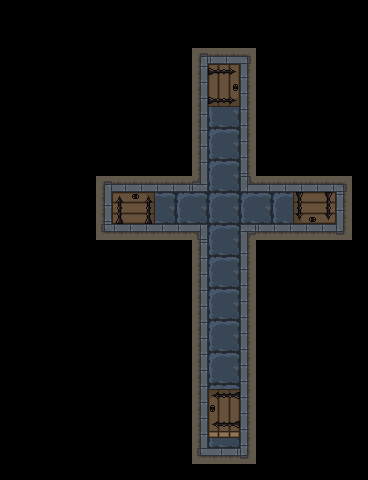

Below is a game level as drawn by its tile map, then a one-line description and the .tmx file that defines it, in full:
An orthogonal 23x30 tile map with 16x16 px tiles, 2 tile layers (Tile Layer 1, Exits), 1 hidden layer not drawn, 3 tilesets.

<map version="1.0" tiledversion="1.1.6" orientation="orthogonal" renderorder="right-down" width="23" height="30" tilewidth="16" tileheight="16" infinite="0" nextobjectid="1">
 <properties>
  <property name="entry-x" type="int" value="13" />
  <property name="entry-y" type="int" value="6" />
 </properties>
 <tileset firstgid="1" source="dungeon_tileset.tsx" />
 <tileset firstgid="561" source="dungeon_objects.tsx" />
 <tileset firstgid="2465" source="0x72_16x16DungeonTileset.v4.tsx" />
 <layer name="Tile Layer 1" width="23" height="30">
  <data encoding="csv">
0,0,0,0,0,0,0,0,0,0,0,0,0,0,0,0,0,0,0,0,0,0,0,
0,0,0,0,0,0,0,0,0,0,0,0,0,0,0,0,0,0,0,0,0,0,0,
0,0,0,0,0,0,0,0,0,0,0,0,0,0,0,0,0,0,0,0,0,0,0,
0,0,0,0,0,0,0,0,0,0,0,0,0,0,0,0,0,0,0,0,0,0,0,
0,0,0,0,0,0,0,0,0,0,0,0,0,0,0,0,0,0,0,0,0,0,0,
0,0,0,0,0,0,0,0,0,0,0,0,0,0,0,0,0,0,0,0,0,0,0,
0,0,0,0,0,0,0,0,0,0,0,0,0,505,506,0,0,0,0,0,0,0,0,
0,0,0,0,0,0,0,0,0,0,0,0,0,519,520,0,0,0,0,0,0,0,0,
0,0,0,0,0,0,0,0,0,0,0,0,0,505,506,0,0,0,0,0,0,0,0,
0,0,0,0,0,0,0,0,0,0,0,0,0,519,520,0,0,0,0,0,0,0,0,
0,0,0,0,0,0,0,0,0,0,0,0,0,505,506,0,0,0,0,0,0,0,0,
0,0,0,0,0,0,0,0,0,0,0,0,0,519,520,0,0,0,0,0,0,0,0,
0,0,0,0,0,0,0,0,0,505,506,505,506,505,506,505,506,505,506,0,0,0,0,
0,0,0,0,0,0,0,0,0,519,520,519,520,519,520,519,520,519,520,0,0,0,0,
0,0,0,0,0,0,0,0,0,0,0,0,0,505,506,0,0,0,0,0,0,0,0,
0,0,0,0,0,0,0,0,0,0,0,0,0,519,520,0,0,0,0,0,0,0,0,
0,0,0,0,0,0,0,0,0,0,0,0,0,505,506,0,0,0,0,0,0,0,0,
0,0,0,0,0,0,0,0,0,0,0,0,0,519,520,0,0,0,0,0,0,0,0,
0,0,0,0,0,0,0,0,0,0,0,0,0,505,506,0,0,0,0,0,0,0,0,
0,0,0,0,0,0,0,0,0,0,0,0,0,519,520,0,0,0,0,0,0,0,0,
0,0,0,0,0,0,0,0,0,0,0,0,0,505,506,0,0,0,0,0,0,0,0,
0,0,0,0,0,0,0,0,0,0,0,0,0,519,520,0,0,0,0,0,0,0,0,
0,0,0,0,0,0,0,0,0,0,0,0,0,505,506,0,0,0,0,0,0,0,0,
0,0,0,0,0,0,0,0,0,0,0,0,0,519,520,0,0,0,0,0,0,0,0,
0,0,0,0,0,0,0,0,0,0,0,0,0,505,506,0,0,0,0,0,0,0,0,
0,0,0,0,0,0,0,0,0,0,0,0,0,519,520,0,0,0,0,0,0,0,0,
0,0,0,0,0,0,0,0,0,0,0,0,0,505,506,0,0,0,0,0,0,0,0,
0,0,0,0,0,0,0,0,0,0,0,0,0,519,520,0,0,0,0,0,0,0,0,
0,0,0,0,0,0,0,0,0,0,0,0,0,0,0,0,0,0,0,0,0,0,0,
0,0,0,0,0,0,0,0,0,0,0,0,0,0,0,0,0,0,0,0,0,0,0
</data>
 </layer>
 <layer name="Monsters" width="23" height="30" visible="0">
  <data encoding="csv">
0,0,0,0,0,0,0,0,0,0,0,0,0,0,0,0,0,0,0,0,0,0,0,
0,0,0,0,0,0,0,0,0,0,0,0,0,0,0,0,0,0,0,0,0,0,0,
0,0,0,0,0,0,0,0,0,0,0,0,0,0,0,0,0,0,0,0,0,0,0,
0,0,0,0,0,0,0,0,0,0,0,0,0,0,0,0,0,0,0,0,0,0,0,
0,0,0,0,0,0,0,0,0,0,0,0,0,0,0,0,0,0,0,0,0,0,0,
0,0,0,0,0,0,0,0,0,0,0,0,0,0,0,0,0,0,0,0,0,0,0,
0,0,0,0,0,0,0,0,0,0,0,0,0,0,0,0,0,0,0,0,0,0,0,
0,0,0,0,0,0,0,0,0,0,0,0,0,0,0,0,0,0,0,0,0,0,0,
0,0,0,0,0,0,0,0,0,0,0,0,0,0,0,0,0,0,0,0,0,0,0,
0,0,0,0,0,0,0,0,0,0,0,0,0,2644,0,0,0,0,0,0,0,0,0,
0,0,0,0,0,0,0,0,0,0,0,0,0,0,0,0,0,0,0,0,0,0,0,
0,0,0,0,0,0,0,0,0,0,0,0,0,0,0,0,0,0,0,0,0,0,0,
0,0,0,0,0,0,0,0,0,0,0,0,0,0,0,0,0,0,0,0,0,0,0,
0,0,0,0,0,0,0,0,0,0,0,0,0,0,0,2644,0,0,0,0,0,0,0,
0,0,0,0,0,0,0,0,0,0,0,0,0,0,0,0,0,0,0,0,0,0,0,
0,0,0,0,0,0,0,0,0,0,0,0,0,0,0,0,0,0,0,0,0,0,0,
0,0,0,0,0,0,0,0,0,0,0,0,0,0,0,0,0,0,0,0,0,0,0,
0,0,0,0,0,0,0,0,0,0,0,0,0,0,0,0,0,0,0,0,0,0,0,
0,0,0,0,0,0,0,0,0,0,0,0,0,0,0,0,0,0,0,0,0,0,0,
0,0,0,0,0,0,0,0,0,0,0,0,0,0,0,0,0,0,0,0,0,0,0,
0,0,0,0,0,0,0,0,0,0,0,0,0,0,0,0,0,0,0,0,0,0,0,
0,0,0,0,0,0,0,0,0,0,0,0,0,0,0,0,0,0,0,0,0,0,0,
0,0,0,0,0,0,0,0,0,0,0,0,0,0,0,0,0,0,0,0,0,0,0,
0,0,0,0,0,0,0,0,0,0,0,0,0,0,0,0,0,0,0,0,0,0,0,
0,0,0,0,0,0,0,0,0,0,0,0,0,0,0,0,0,0,0,0,0,0,0,
0,0,0,0,0,0,0,0,0,0,0,0,0,0,0,0,0,0,0,0,0,0,0,
0,0,0,0,0,0,0,0,0,0,0,0,0,0,0,0,0,0,0,0,0,0,0,
0,0,0,0,0,0,0,0,0,0,0,0,0,0,0,0,0,0,0,0,0,0,0,
0,0,0,0,0,0,0,0,0,0,0,0,0,0,0,0,0,0,0,0,0,0,0,
0,0,0,0,0,0,0,0,0,0,0,0,0,0,0,0,0,0,0,0,0,0,0
</data>
 </layer>
 <layer name="Exits" width="23" height="30">
  <data encoding="csv">
0,0,0,0,0,0,0,0,0,0,0,0,0,0,0,0,0,0,0,0,0,0,0,
0,0,0,0,0,0,0,0,0,0,0,0,0,0,0,0,0,0,0,0,0,0,0,
0,0,0,0,0,0,0,0,0,0,0,0,0,0,0,0,0,0,0,0,0,0,0,
0,0,0,0,0,0,0,0,0,0,0,0,3221225539,2684354598,2684354598,1610612803,0,0,0,0,0,0,0,
0,0,0,0,0,0,0,0,0,0,0,0,3221225511,601,602,39,0,0,0,0,0,0,0,
0,0,0,0,0,0,0,0,0,0,0,0,3221225511,629,630,39,0,0,0,0,0,0,0,
0,0,0,0,0,0,0,0,0,0,0,0,3221225511,657,658,39,0,0,0,0,0,0,0,
0,0,0,0,0,0,0,0,0,0,0,0,3221225511,0,0,39,0,0,0,0,0,0,0,
0,0,0,0,0,0,0,0,0,0,0,0,3221225511,0,0,39,0,0,0,0,0,0,0,
0,0,0,0,0,0,0,0,0,0,0,0,3221225511,0,0,39,0,0,0,0,0,0,0,
0,0,0,0,0,0,0,0,0,0,0,0,3221225511,0,0,39,0,0,0,0,0,0,0,
0,0,0,0,0,0,3221225539,1610612775,1610612775,1610612775,1610612775,1610612775,3221225473,0,0,1610612737,1610612775,1610612775,1610612775,1610612775,1610612775,1610612803,0,
0,0,0,0,0,0,38,1610613338,1610613366,1610613394,0,0,0,0,0,0,0,0,2684355217,2684355189,2684355161,3221225510,0,
0,0,0,0,0,0,38,1610613337,1610613365,1610613393,0,0,0,0,0,0,0,0,2684355218,2684355190,2684355162,3221225510,0,
0,0,0,0,0,0,2684354627,2684354599,2684354599,2684354599,2684354599,2684354599,2684354561,0,0,1,2684354599,2684354599,2684354599,2684354599,2684354599,67,0,
0,0,0,0,0,0,0,0,0,0,0,0,3221225511,0,0,39,0,0,0,0,0,0,0,
0,0,0,0,0,0,0,0,0,0,0,0,3221225511,0,0,39,0,0,0,0,0,0,0,
0,0,0,0,0,0,0,0,0,0,0,0,3221225511,0,0,39,0,0,0,0,0,0,0,
0,0,0,0,0,0,0,0,0,0,0,0,3221225511,0,0,39,0,0,0,0,0,0,0,
0,0,0,0,0,0,0,0,0,0,0,0,3221225511,0,0,39,0,0,0,0,0,0,0,
0,0,0,0,0,0,0,0,0,0,0,0,3221225511,0,0,39,0,0,0,0,0,0,0,
0,0,0,0,0,0,0,0,0,0,0,0,3221225511,0,0,39,0,0,0,0,0,0,0,
0,0,0,0,0,0,0,0,0,0,0,0,3221225511,0,0,39,0,0,0,0,0,0,0,
0,0,0,0,0,0,0,0,0,0,0,0,3221225511,0,0,39,0,0,0,0,0,0,0,
0,0,0,0,0,0,0,0,0,0,0,0,3221225511,3221226130,3221226129,39,0,0,0,0,0,0,0,
0,0,0,0,0,0,0,0,0,0,0,0,3221225511,3221226102,3221226101,39,0,0,0,0,0,0,0,
0,0,0,0,0,0,0,0,0,0,0,0,3221225511,3221226074,3221226073,39,0,0,0,0,0,0,0,
0,0,0,0,0,0,0,0,0,0,0,0,3221225511,3221226046,3221226045,39,0,0,0,0,0,0,0,
0,0,0,0,0,0,0,0,0,0,0,0,2684354627,1610612774,1610612774,67,0,0,0,0,0,0,0,
0,0,0,0,0,0,0,0,0,0,0,0,0,0,0,0,0,0,0,0,0,0,0
</data>
 </layer>
</map>
